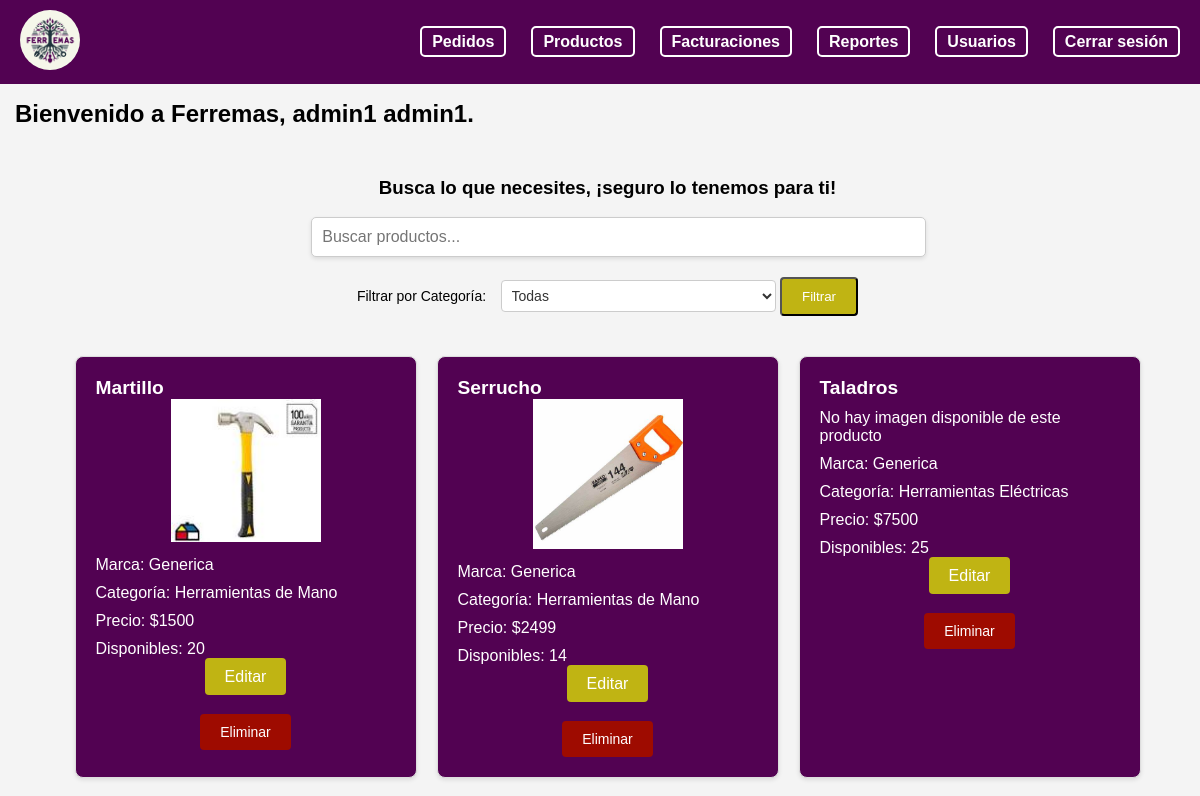
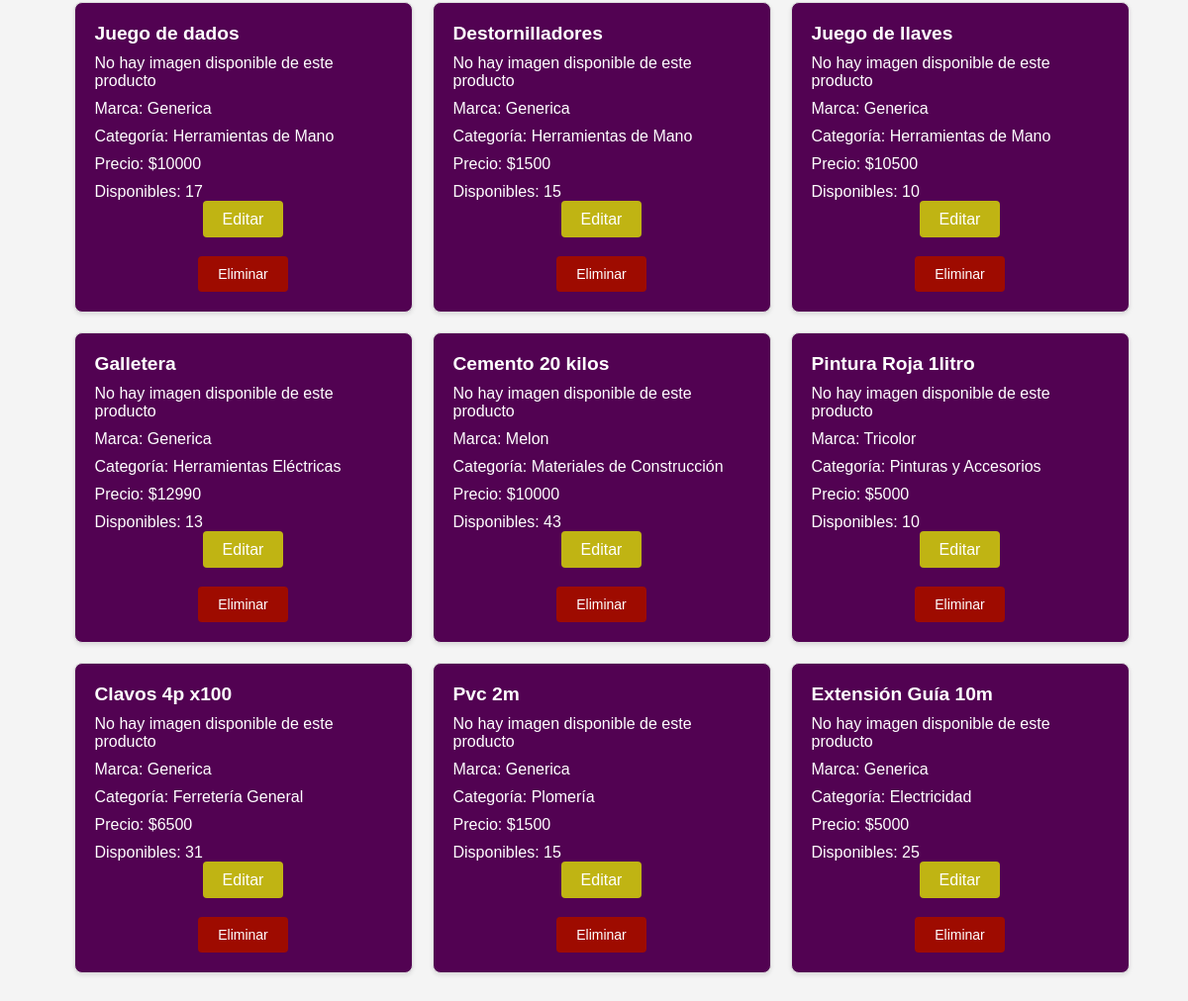
Page /adm_inventario/ (signed in) on the committed database (2 pictures, top to bottom).
### myapp/models.py (models this page shows, shortened)
class Empleado(models.Model):
    emp_id = models.AutoField(primary_key=True)
    emp_rut= models.CharField(max_length=12, null=False, unique=True)
    emp_name = models.CharField(max_length=15, null=False)
    emp_lastname = models.CharField(max_length=20, null=False)
    emp_password = models.CharField(max_length=20, null=False)
    emp_mail = models.EmailField(null=False)
    emp_fono = models.IntegerField(null=False)
    rol = models.ForeignKey(Rol, on_delete=models.CASCADE)
    def __str__(self):
        return self.rol.rol_id +' - '+ self.emp_name +' '+ self.emp_lastname

class Inventario(models.Model):
    prod_id = models.AutoField(primary_key=True)
    prod_nom = models.CharField(max_length=50)
    prod_marca = models.CharField(max_length=25)
    prod_prec= models.IntegerField()
    prod_img = models.ImageField(upload_to=path_and_rename, null=True, blank=True)
    catProd_nom = models.ForeignKey(CategoriaProducto, on_delete=models.CASCADE)
    inv_cantTotal = models.IntegerField(default=0)

class CategoriaProducto(models.Model):
    catProd_nom = models.CharField(max_length=100)
    def __str__(self):
        return self.catProd_nom

### myapp/views.py (the view)
# urls.py: path('adm_inventario/', views.adm_inventario, name='adm_inventario'),
def adm_inventario(request):
    user_id = request.session.get('user_id')
    if not user_id:
        return redirect('home')
    try:
        empleado = Empleado.objects.get(emp_id=request.session['user_id'])
        print("Empleado ID from session:", request.session.get('user_id'))
        print("Empleado Profile for current user:", empleado)
    except Empleado.DoesNotExist:
        return JsonResponse({'error': 'Empleado no encontrado'})
    productos = Inventario.objects.all()
    categorias = CategoriaProducto.objects.all()
    categoria_filtro = request.GET.get('categoria')
    if categoria_filtro:
        productos = productos.filter(catProd_nom__catProd_nom=categoria_filtro)
    return render(request, 'empleado/admin/adm_inventario.html', {'empleado': empleado, 'productos': productos, 'categorias': categorias})

### myapp/templates/empleado/admin/adm_inventario.html (shortened to what this page needs)
{% load static %}
<!DOCTYPE html>
<html lang="en">
<head>
    <link rel="stylesheet" href="{% static '/styles/nav.css' %}" />
    <link rel="stylesheet" href="{% static '/styles/cliente/productos.css' %}" />
</head>
<body>
    <header>
        <nav>
            <div class="navbar">
            <div class="logo">
                <a href="/adm_home">
                <img src="{% static '/logo/LogoFerremas.png' %}" alt="Logo" />
                </a>
            </div>
            <div class="nav-items">
                <ul>
                    <li><a href="/adm_pedidos" id="pedidos-link"> Pedidos</a></li>
                    <li><a href="/adm_productos" id="productos-link"> Productos</a></li>
                    <li><a href="#" id="facturaciones-link"> Facturaciones</a></li>
                    <li><a href="#" id="reportes-link"> Reportes</a></li>
                    <li><a href="/adm_usuarios" id="usuarios-link"> Usuarios</a></li>
                    <li><a href="/"> Cerrar sesión</a></li>
                </ul>
            </div>
            </div>
        </nav>
    </header>
    <div class="content" id="text1" style="margin-top: 100px; margin-left: 15px;">
        <h2> Bienvenido a Ferremas, {{empleado.emp_name}} {{empleado.emp_lastname}}.</h2>
        <div class="search-bar">
            <div class="search-text">
                <h3>Busca lo que necesites, ¡seguro lo tenemos para ti!</h3>
            </div>
            <div class="search-input-container">
                <input type="text" id="searchInput" placeholder="Buscar productos..." onkeyup="filtrarProductos()">
            </div>
            <div class="filtro-categoria">
                <form method="get">
                    <label for="categoria">Filtrar por Categoría:</label>
                    <select name="categoria" id="categoria">
                        <option value="">Todas</option>
                    </select>
                    <button type="submit" class="editar-producto">Filtrar</button>
                </form>
            </div>
        </div>
        <div class="card-container" id="productos-section">
            {% for producto in productos %}
                <div class="productos-card">
                    <div class="card-header">
                        <h5>{{ producto.prod_nom }}</h5>
                    </div>
                    <div class="card-body">
                        {% if producto.prod_img %}
                            <div class="imagen-producto" style="text-align: center;">
                                <img src="{{ producto.prod_img.url }}" alt="{{ producto.prod_nom }}">
                            </div>
                        {% else %}
                            <p>No hay imagen disponible de este producto</p>
                        {% endif %}
                        <p>Marca: {{ producto.prod_marca }}</p>
                        <p>Categoría: {{ producto.catProd_nom }}</p>
                        <p>Precio: ${{ producto.prod_prec }}</p>
                        <p>Disponibles: {{ producto.inv_cantTotal }}</p>
                        <div class="acciones-producto">
                            <p>
                                <a href="{% url 'editar_producto' producto.prod_id %}" class="editar-producto">Editar</a>
                            </p>
                            <br>
                            <form method="post" action="{% url 'eliminar_producto' producto.prod_id %}">
                                <button type="submit" class="eliminar-producto">Eliminar</button>
                            </form>
                        </div>
                    </div>
                </div>
            {% endfor %}
        </div>
    </div>
</body>
</html>

### myapp/static/styles/nav.css (style rules this page uses)
body { font-family: Arial, sans-serif; background-color: #f2f2f2; }
.navbar { position: fixed; top: 0; left: 0; width: 100%; background-color: rgb(82, 2, 82); font-family: "Arial", sans-serif; padding: 10px 20px; display: flex; justify-content: space-between; align-items: center; z-index: 1000; color: #fff; }
.logo img { width: 60px; border-radius: 50%; object-fit: cover; transition: transform 0.5s; }
.navbar .nav-items ul li a { color: white; text-decoration: none; font-size: 16px; padding: 5px 10px; border: 2px solid white; border-radius: 5px; transition: background-color 0.3s, color 0.3s; }
.nav-items ul { list-style: none; display: flex; padding-right: 15px; }
.nav-items ul li { margin-right: 25px; }
.nav-items a { text-decoration: none; color: #fff; font-weight: bold; }

### myapp/static/styles/cliente/productos.css (style rules this page uses)
body { font-family: Arial, sans-serif; background-color: #f4f4f4; margin: 0; padding: 0; }
.card-container { display: flex; flex-wrap: wrap; justify-content: center; padding: 20px; }
.productos-card { background-color:rgb(82, 2, 82); border: 1px solid #ddd; border-radius: 8px; box-shadow: 0 2px 4px rgba(0, 0, 0, 0.1); margin: 10px; padding: 20px; width: 300px; transition: transform 0.2s; }
.imagen-producto { text-align: center; }
.imagen-producto img { max-width: 50%; max-height: 50%; object-fit: contain; }
.card-header h5 { font-size: 1.2em; margin: 0; color: rgb(255, 255, 255); }
.card-body p { font-size: 1em; margin: 10px 0; color: rgb(255, 255, 255); }
.search-input-container { width: 50%; margin: 0 auto; margin-bottom: 20px; text-align: center; }
.search-input-container input { width: 100%; padding: 10px; font-size: 16px; border: 1px solid #ccc; border-radius: 5px; box-shadow: 0 2px 4px rgba(0, 0, 0, 0.1); outline: none; transition: all 0.3s ease; }
.search-bar { display: flex; flex-direction: column; align-items: center; }
.search-text { margin-top: 10px; }
.acciones-producto { display: block; flex-direction: column; align-items: flex-start; text-align: center; }
.editar-producto { background-color: #c0b413; color: white; text-decoration: none; padding: 10px 20px; margin-bottom: 10px; border-radius: 4px; transition: background-color 0.3s ease; text-align: center; }
.eliminar-producto { background-color: #9e0b00; color: white; text-decoration: none; text-align: center; border: none; padding: 10px 20px; border-radius: 4px; cursor: pointer; font-size: 14px; transition: background-color 0.3s ease; }
.filtro-categoria { text-align: center; }
.filtro-categoria form { display: inline-block; }
.filtro-categoria label { margin-right: 10px; color: #000000; font-size: 14px; }
.filtro-categoria select { padding: 6px; border-radius: 4px; border: 1px solid #ccc; background-color: #ffffff; color: #333333; font-size: 14px; outline: none; transition: all 0.3s ease; }

### rows in the picture
Empleado: emp_name "admin1", emp_lastname "admin1"
Inventario: prod_nom "Martillo", prod_img (picture), prod_marca "Generica", catProd_nom "Herramientas de Mano", prod_prec "1500", inv_cantTotal "20"
Inventario: prod_nom "Serrucho", prod_img (picture), prod_marca "Generica", catProd_nom "Herramientas de Mano", prod_prec "2499", inv_cantTotal "14"
Inventario: prod_nom "Taladros", shows "No hay imagen disponible de este producto", prod_marca "Generica", catProd_nom "Herramientas Eléctricas", prod_prec "7500", inv_cantTotal "25"
Inventario: prod_nom "Juego de dados", shows "No hay imagen disponible de este producto", prod_marca "Generica", catProd_nom "Herramientas de Mano", prod_prec "10000", inv_cantTotal "17"
Inventario: prod_nom "Destornilladores", shows "No hay imagen disponible de este producto", prod_marca "Generica", catProd_nom "Herramientas de Mano", prod_prec "1500", inv_cantTotal "15"
Inventario: prod_nom "Juego de llaves", shows "No hay imagen disponible de este producto", prod_marca "Generica", catProd_nom "Herramientas de Mano", prod_prec "10500", inv_cantTotal "10"
Inventario: prod_nom "Galletera", shows "No hay imagen disponible de este producto", prod_marca "Generica", catProd_nom "Herramientas Eléctricas", prod_prec "12990", inv_cantTotal "13"
Inventario: prod_nom "Cemento 20 kilos", shows "No hay imagen disponible de este producto", prod_marca "Melon", catProd_nom "Materiales de Construcción", prod_prec "10000", inv_cantTotal "43"
Inventario: prod_nom "Pintura Roja 1litro", shows "No hay imagen disponible de este producto", prod_marca "Tricolor", catProd_nom "Pinturas y Accesorios", prod_prec "5000", inv_cantTotal "10"
Inventario: prod_nom "Clavos 4p x100", shows "No hay imagen disponible de este producto", prod_marca "Generica", catProd_nom "Ferretería General", prod_prec "6500", inv_cantTotal "31"
Inventario: prod_nom "Pvc 2m", shows "No hay imagen disponible de este producto", prod_marca "Generica", catProd_nom "Plomería", prod_prec "1500", inv_cantTotal "15"
Inventario: prod_nom "Extensión Guía 10m", shows "No hay imagen disponible de este producto", prod_marca "Generica", catProd_nom "Electricidad", prod_prec "5000", inv_cantTotal "25"
